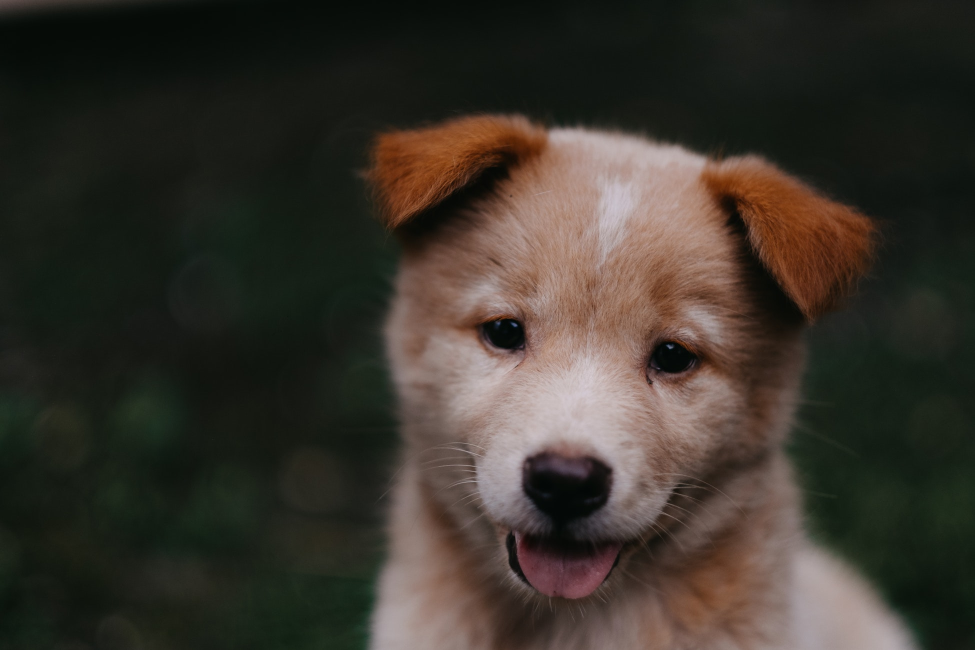
#> input picture DATA/00-puppy.jpg, 1950 x 1300 px, given in place of sudoku.jpg, which was not available (shown at 1/2 size)
$ python test.py   (older library calls are emulated)
#> lines starting #> are read from the running program, lines starting #| are printed output that depends on the picture; after the words box and inside, x2 and y2 are one past the last pixel; in counts of white or black regions, pixels touching at a corner belong together; pictures that were not available may be replaced by others from this repository, and a replacement may not be noted
# To add a new cell, type '# %%'
# To add a new markdown cell, type '# %% [markdown]'
# %%
from IPython import get_ipython

# %%
import numpy as np
import cv2
import matplotlib.pyplot as plt
get_ipython().run_line_magic('matplotlib', 'inline')


# %%
def display_img(img):
    fig = plt.figure(figsize=(12,10))
    ax = fig.add_subplot(111)
    ax.imshow(img, cmap='gray')


# %%
img = cv2.imread('../DATA/sudoku.jpg', 0)
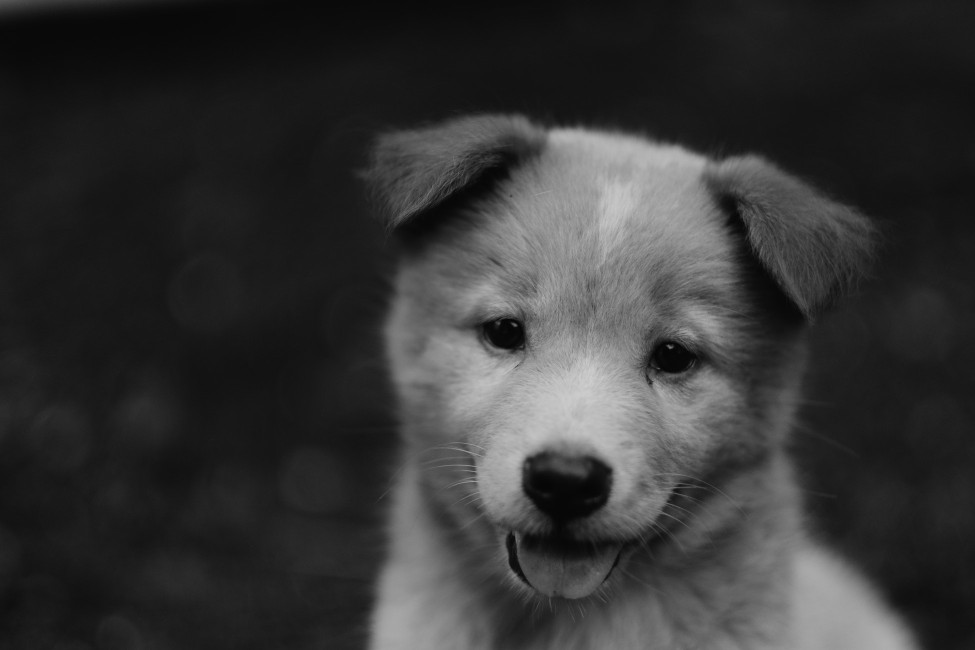
#> img: shape (1300, 1950) (shown at 1/2 size); min 1, max 209, mean 52.6


# %%
display_img(img)
#> (the call stopped at in display_img, `fig = plt.figure(figsize=(12,10))`: IPython is not available in this run)


# %%
sobolx = cv2.Sobel(img, cv2.CV_64F, 1, 0, ksize=5)
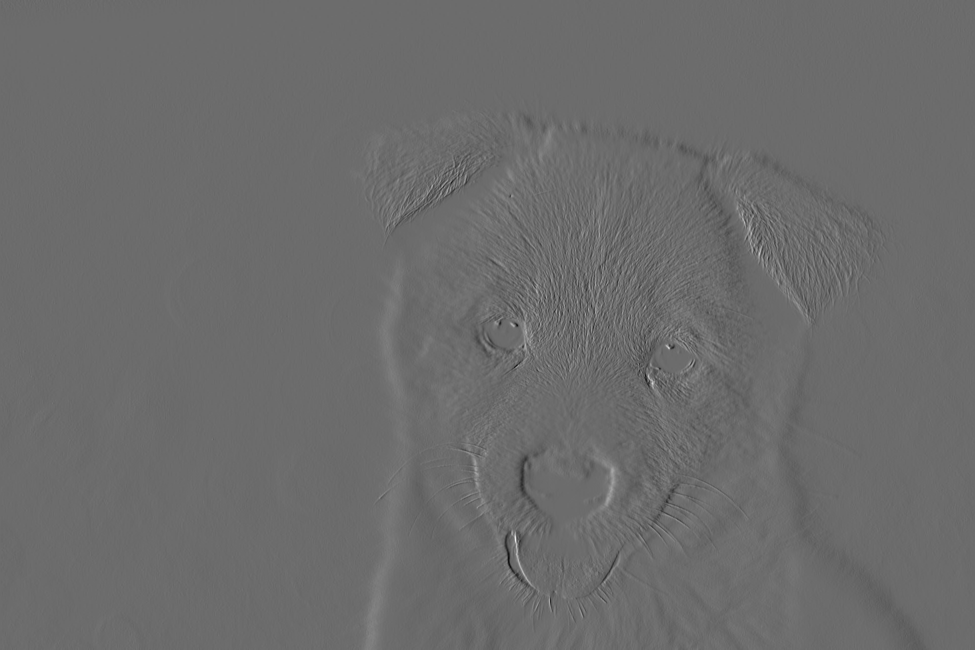
#> sobolx: shape (1300, 1950) float64 (shown at 1/2 size); min -3072, max 4178, mean 0; drawn with min black and max white


# %%
display_img(sobolx)
#> (the call stopped at in display_img, `fig = plt.figure(figsize=(12,10))`: IPython is not available in this run)


# %%
soboly = cv2.Sobel(src=img, ddepth=cv2.CV_64F, dx=0, dy=1, ksize=5)
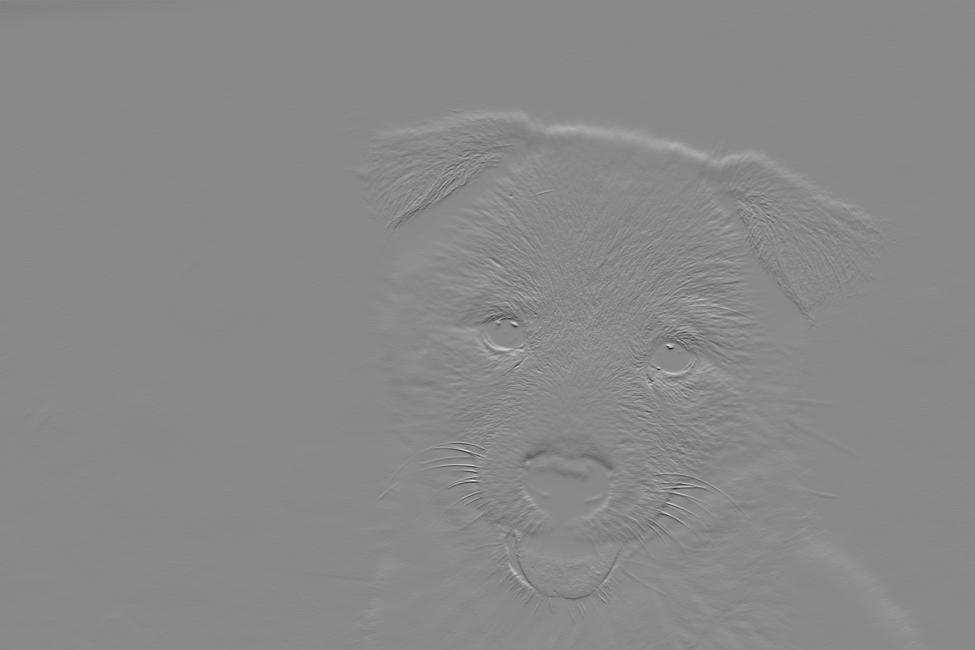
#> soboly: shape (1300, 1950) float64 (shown at 1/2 size); min -4677, max 4006, mean 5.9; drawn with min black and max white


# %%
display_img(soboly)
#> (the call stopped at in display_img, `fig = plt.figure(figsize=(12,10))`: IPython is not available in this run)


# %%
laplacian = cv2.Laplacian(img, cv2.CV_64F)


# %%
display_img(laplacian)
#> (the call stopped at in display_img, `fig = plt.figure(figsize=(12,10))`: IPython is not available in this run)


# %%
blended = cv2.addWeighted(src1=sobolx, alpha=0.5, src2=soboly, beta=0.5, gamma=0)


# %%
display_img(blended)
#> (the call stopped at in display_img, `fig = plt.figure(figsize=(12,10))`: IPython is not available in this run)


# %%
ret, th1 = cv2.threshold(src=img, thresh=127, maxval=255, type=cv2.THRESH_BINARY)
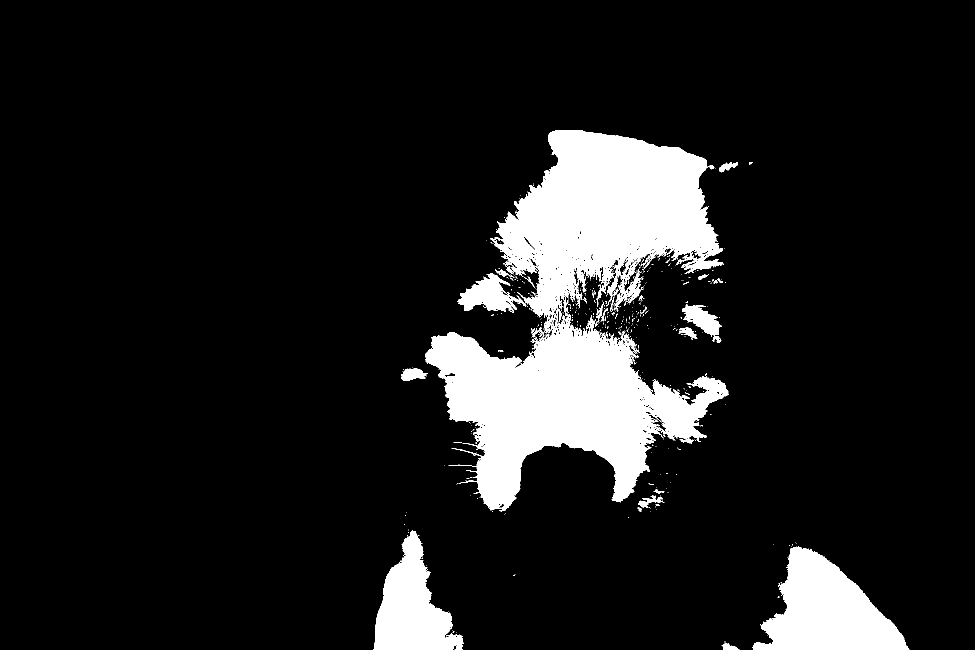
#> th1: shape (1300, 1950) (shown at 1/2 size); 11.2% white; 499 white regions (462 under 20 px), largest, box (x1, y1, x2, y2) and area: (850, 260, 1458, 1023) 211078, (1504, 1093, 1819, 1300) 35951, (747, 1061, 927, 1300) 22738


# %%
display_img(th1)
#> (the call stopped at in display_img, `fig = plt.figure(figsize=(12,10))`: IPython is not available in this run)


# %%
ret, th1 = cv2.threshold(src=blended, thresh=200, maxval=255, type=cv2.THRESH_BINARY_INV)
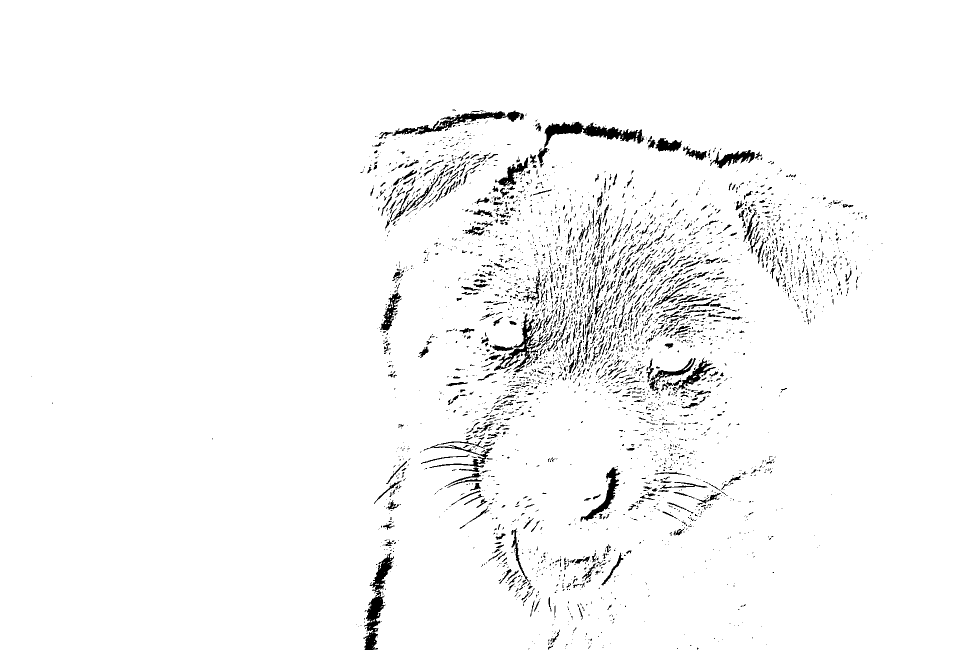
#> th1: shape (1300, 1950) float64 (shown at 1/2 size); 96.8% white; 3740 black regions (3067 under 20 px), largest, box (x1, y1, x2, y2) and area: (1088, 243, 1289, 295) 3766, (727, 1106, 788, 1300) 3630, (784, 221, 1048, 272) 2985


# %%
display_img(th1)
#> (the call stopped at in display_img, `fig = plt.figure(figsize=(12,10))`: IPython is not available in this run)
#> (the run stopped early here; a loop or call above may not have finished)

$ run again, on DATA/Denis_Mukwege.jpg
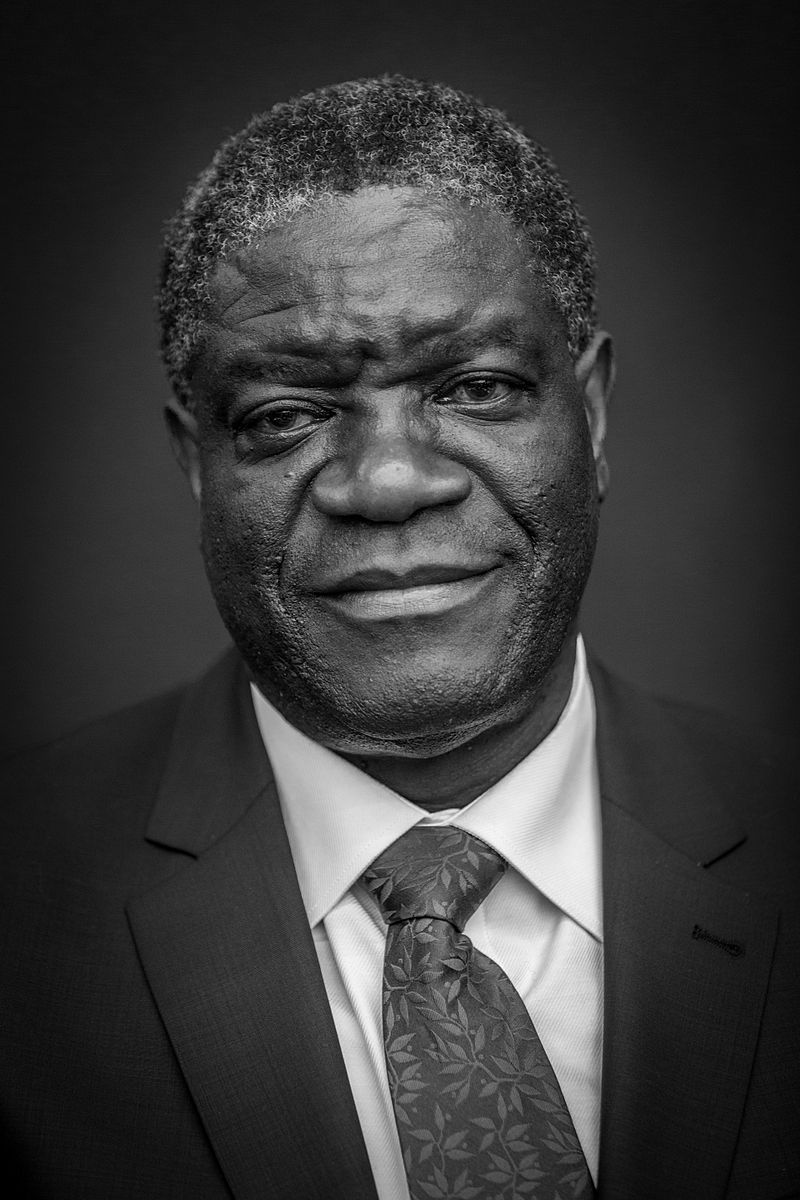
#> input picture DATA/Denis_Mukwege.jpg, 800 x 1200 px, given in place of sudoku.jpg, which was not available
#> img is the input picture: shape (1200, 800); min 0, max 255, mean 58.8
#> `ret, th1 = cv2.threshold(src=img, thresh=127, maxval=255, type=cv2.THR..`:
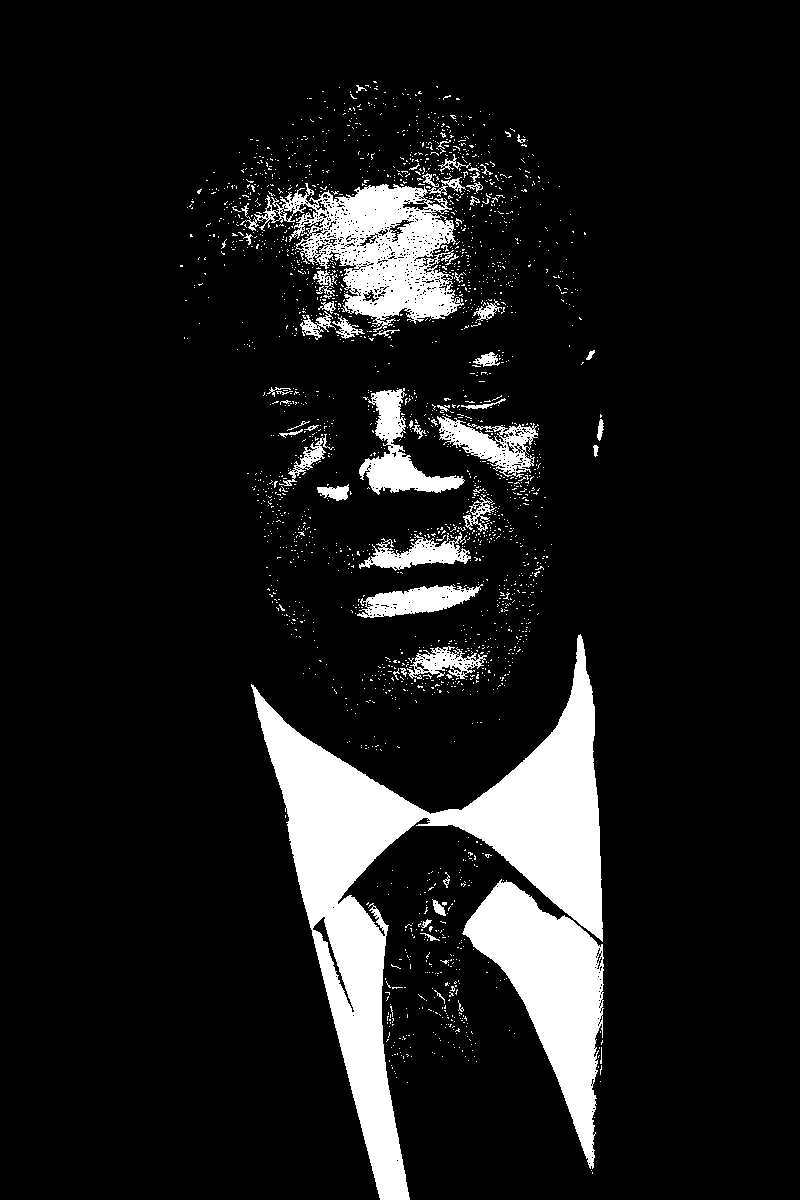
#> th1: shape (1200, 800); 10.6% white; 2138 white regions (2078 under 20 px), largest, box (x1, y1, x2, y2) and area: (251, 634, 603, 1200) 48441, (462, 879, 604, 1169) 16880, (240, 183, 464, 332) 14301
#> `ret, th1 = cv2.threshold(src=blended, thresh=200, maxval=255, type=cv2..`:
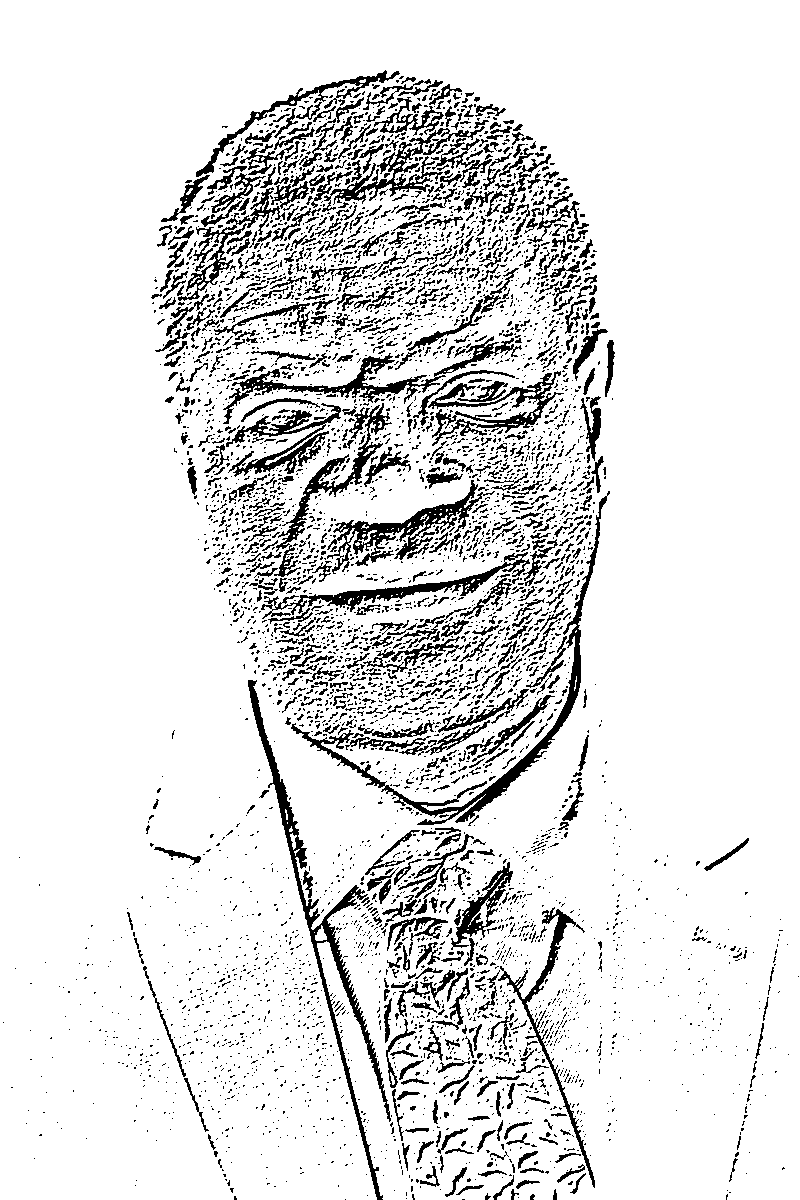
#> th1: shape (1200, 800) float64; 88.5% white; 5165 black regions (4393 under 20 px), largest, box (x1, y1, x2, y2) and area: (248, 680, 391, 1200) 4984, (291, 491, 610, 825) 4499, (223, 336, 522, 424) 3027

$ run again, on DATA/car_plate.jpg
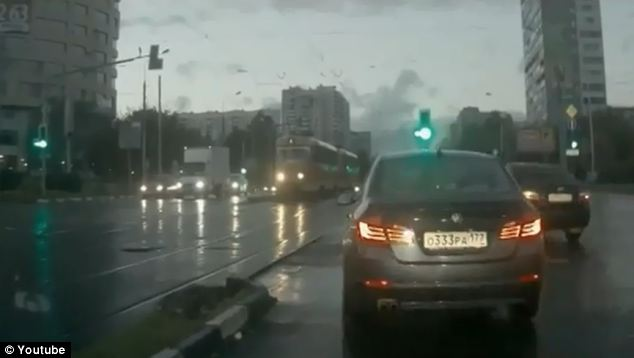
#> input picture DATA/car_plate.jpg, 634 x 358 px, given in place of sudoku.jpg, which was not available
#> `ret, th1 = cv2.threshold(src=img, thresh=127, maxval=255, type=cv2.THR..`:
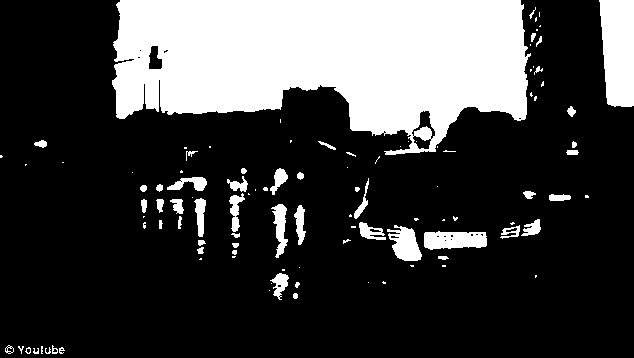
#> th1: shape (358, 634); 24.9% white; 107 white regions (55 under 20 px), largest, box (x1, y1, x2, y2) and area: (112, 0, 531, 155) 46533, (599, 0, 634, 107) 3259, (424, 231, 487, 250) 982
#> `ret, th1 = cv2.threshold(src=blended, thresh=200, maxval=255, type=cv2..`:
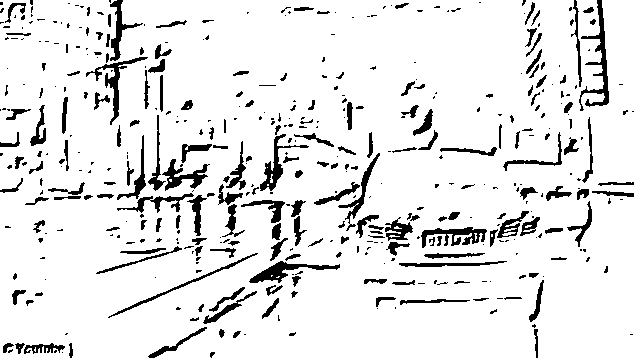
#> th1: shape (358, 634) float64; 90.1% white; 444 black regions (254 under 20 px), largest, box (x1, y1, x2, y2) and area: (579, 0, 609, 111) 842, (249, 261, 340, 283) 647, (86, 57, 148, 125) 615
